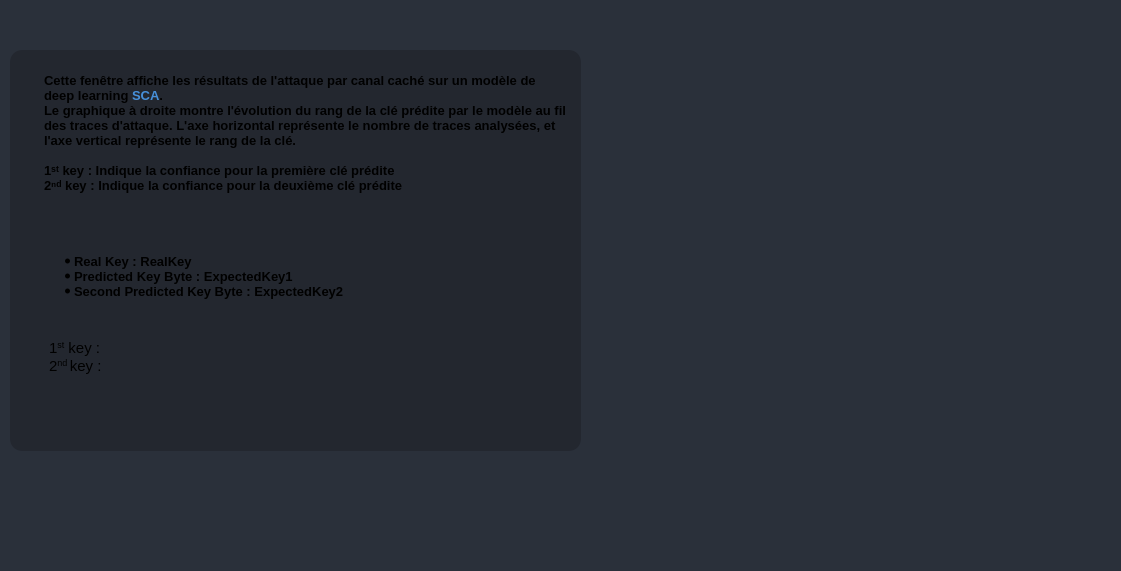
<?xml version="1.0" encoding="UTF-8"?>
<ui version="4.0">
 <class>Form</class>
 <widget class="QWidget" name="Form">
  <property name="geometry">
   <rect>
    <x>0</x>
    <y>0</y>
    <width>1121</width>
    <height>571</height>
   </rect>
  </property>
  <property name="windowTitle">
   <string>Form</string>
  </property>
  <property name="styleSheet">
   <string notr="true">background : rgba(42,48,58,255);</string>
  </property>
  <widget class="QWidget" name="verticalLayoutWidget">
   <property name="geometry">
    <rect>
     <x>610</x>
     <y>50</y>
     <width>491</width>
     <height>401</height>
    </rect>
   </property>
   <layout class="QVBoxLayout" name="resultLayout"/>
  </widget>
  <widget class="QWidget" name="widget_2" native="true">
   <property name="geometry">
    <rect>
     <x>10</x>
     <y>50</y>
     <width>571</width>
     <height>401</height>
    </rect>
   </property>
   <property name="styleSheet">
    <string notr="true">background-color : rgba(35,39,47,255);
border-radius : 12px;
font: 500 10pt &quot;Source Code Pro Medium&quot;;</string>
   </property>
   <widget class="QWidget" name="horizontalLayoutWidget_2">
    <property name="geometry">
     <rect>
      <x>30</x>
      <y>280</y>
      <width>164</width>
      <height>80</height>
     </rect>
    </property>
    <layout class="QHBoxLayout" name="horizontalLayout_2">
     <item>
      <widget class="QTextBrowser" name="info">
       <property name="styleSheet">
        <string notr="true">border:0px;
padding : 5px;
font: 11pt &quot;Segoe UI Historic&quot;;</string>
       </property>
       <property name="html">
        <string>&lt;!DOCTYPE HTML PUBLIC &quot;-//W3C//DTD HTML 4.0//EN&quot; &quot;http://www.w3.org/TR/REC-html40/strict.dtd&quot;&gt;
&lt;html&gt;&lt;head&gt;&lt;meta name=&quot;qrichtext&quot; content=&quot;1&quot; /&gt;&lt;meta charset=&quot;utf-8&quot; /&gt;&lt;style type=&quot;text/css&quot;&gt;
p, li { white-space: pre-wrap; }
hr { height: 1px; border-width: 0; }
li.unchecked::marker { content: &quot;\2610&quot;; }
li.checked::marker { content: &quot;\2612&quot;; }
&lt;/style&gt;&lt;/head&gt;&lt;body style=&quot; font-family:'Segoe UI Historic'; font-size:11pt; font-weight:400; font-style:normal;&quot;&gt;
&lt;p style=&quot; margin-top:0px; margin-bottom:0px; margin-left:0px; margin-right:0px; -qt-block-indent:0; text-indent:0px;&quot;&gt;1&lt;span style=&quot; vertical-align:super;&quot;&gt;st&lt;/span&gt; key : &lt;/p&gt;
&lt;p style=&quot; margin-top:0px; margin-bottom:0px; margin-left:0px; margin-right:0px; -qt-block-indent:0; text-indent:0px;&quot;&gt;2&lt;span style=&quot; vertical-align:super;&quot;&gt;nd &lt;/span&gt;key :&lt;/p&gt;&lt;/body&gt;&lt;/html&gt;</string>
       </property>
      </widget>
     </item>
     <item>
      <widget class="QTextBrowser" name="info_edit">
       <property name="styleSheet">
        <string notr="true">border:0px;
padding : 5px;
font: 11pt &quot;Segoe UI Historic&quot;;
color :rgb(61, 130, 234);</string>
       </property>
      </widget>
     </item>
    </layout>
   </widget>
   <widget class="QTextBrowser" name="textBrowser">
    <property name="geometry">
     <rect>
      <x>20</x>
      <y>200</y>
      <width>531</width>
      <height>71</height>
     </rect>
    </property>
    <property name="styleSheet">
     <string notr="true">border:0px;
font: 500 10pt &quot;Source Code Pro Medium&quot;;</string>
    </property>
    <property name="html">
     <string>&lt;!DOCTYPE HTML PUBLIC &quot;-//W3C//DTD HTML 4.0//EN&quot; &quot;http://www.w3.org/TR/REC-html40/strict.dtd&quot;&gt;
&lt;html&gt;&lt;head&gt;&lt;meta name=&quot;qrichtext&quot; content=&quot;1&quot; /&gt;&lt;meta charset=&quot;utf-8&quot; /&gt;&lt;style type=&quot;text/css&quot;&gt;
p, li { white-space: pre-wrap; }
hr { height: 1px; border-width: 0; }
li.unchecked::marker { content: &quot;\2610&quot;; }
li.checked::marker { content: &quot;\2612&quot;; }
&lt;/style&gt;&lt;/head&gt;&lt;body style=&quot; font-family:'Source Code Pro Medium'; font-size:10pt; font-weight:500; font-style:normal;&quot;&gt;
&lt;ul style=&quot;margin-top: 0px; margin-bottom: 0px; margin-left: 0px; margin-right: 0px; -qt-list-indent: 1;&quot;&gt;
&lt;li style=&quot; margin-top:12px; margin-bottom:0px; margin-left:0px; margin-right:0px; -qt-block-indent:0; text-indent:0px;&quot;&gt;&lt;span style=&quot; font-weight:700;&quot;&gt;Real Key :&lt;/span&gt; RealKey&lt;/li&gt;
&lt;li style=&quot; margin-top:0px; margin-bottom:0px; margin-left:0px; margin-right:0px; -qt-block-indent:0; text-indent:0px;&quot;&gt;&lt;span style=&quot; font-weight:700;&quot;&gt;Predicted Key Byte :&lt;/span&gt; ExpectedKey1 &lt;/li&gt;
&lt;li style=&quot; margin-top:0px; margin-bottom:0px; margin-left:0px; margin-right:0px; -qt-block-indent:0; text-indent:0px;&quot;&gt;&lt;span style=&quot; font-weight:700;&quot;&gt;Second Predicted Key Byte :&lt;/span&gt; ExpectedKey2&lt;/li&gt;&lt;/ul&gt;&lt;/body&gt;&lt;/html&gt;</string>
    </property>
   </widget>
   <widget class="QTextBrowser" name="textBrowser_2">
    <property name="geometry">
     <rect>
      <x>30</x>
      <y>19</y>
      <width>531</width>
      <height>171</height>
     </rect>
    </property>
    <property name="styleSheet">
     <string notr="true">border:0px;
font: 500 10pt &quot;Source Code Pro Medium&quot;;</string>
    </property>
    <property name="html">
     <string>&lt;!DOCTYPE HTML PUBLIC &quot;-//W3C//DTD HTML 4.0//EN&quot; &quot;http://www.w3.org/TR/REC-html40/strict.dtd&quot;&gt;
&lt;html&gt;&lt;head&gt;&lt;meta name=&quot;qrichtext&quot; content=&quot;1&quot; /&gt;&lt;meta charset=&quot;utf-8&quot; /&gt;&lt;style type=&quot;text/css&quot;&gt;
p, li { white-space: pre-wrap; }
hr { height: 1px; border-width: 0; }
li.unchecked::marker { content: &quot;\2610&quot;; }
li.checked::marker { content: &quot;\2612&quot;; }
&lt;/style&gt;&lt;/head&gt;&lt;body style=&quot; font-family:'Source Code Pro Medium'; font-size:10pt; font-weight:500; font-style:normal;&quot;&gt;
&lt;p style=&quot; margin-top:0px; margin-bottom:0px; margin-left:0px; margin-right:0px; -qt-block-indent:0; text-indent:0px;&quot;&gt;Cette fenêtre affiche les &lt;span style=&quot; font-weight:700;&quot;&gt;résultats&lt;/span&gt; de l'attaque par canal caché sur un modèle de deep learning &lt;span style=&quot; color:#4790da;&quot;&gt;SCA&lt;/span&gt;.&lt;/p&gt;
&lt;p style=&quot; margin-top:0px; margin-bottom:0px; margin-left:0px; margin-right:0px; -qt-block-indent:0; text-indent:0px;&quot;&gt;Le graphique à droite montre l'évolution du rang de la clé prédite par le modèle au fil des traces d'attaque. L'axe horizontal représente &lt;span style=&quot; font-weight:700;&quot;&gt;le nombre de traces&lt;/span&gt; analysées, et l'axe vertical représente le &lt;span style=&quot; font-weight:700;&quot;&gt;rang de la clé&lt;/span&gt;.&lt;/p&gt;
&lt;p style=&quot;-qt-paragraph-type:empty; margin-top:0px; margin-bottom:0px; margin-left:0px; margin-right:0px; -qt-block-indent:0; text-indent:0px;&quot;&gt;&lt;br /&gt;&lt;/p&gt;
&lt;p style=&quot; margin-top:0px; margin-bottom:0px; margin-left:0px; margin-right:0px; -qt-block-indent:0; text-indent:0px;&quot;&gt;&lt;span style=&quot; font-weight:700;&quot;&gt;1ˢᵗ key&lt;/span&gt; : Indique la confiance pour la première clé prédite&lt;/p&gt;
&lt;p style=&quot; margin-top:0px; margin-bottom:0px; margin-left:0px; margin-right:0px; -qt-block-indent:0; text-indent:0px;&quot;&gt;&lt;span style=&quot; font-weight:700;&quot;&gt;2ⁿᵈ key&lt;/span&gt; : Indique la confiance pour la deuxième clé prédite&lt;/p&gt;&lt;/body&gt;&lt;/html&gt;</string>
    </property>
   </widget>
  </widget>
 </widget>
 <resources/>
 <connections/>
</ui>
